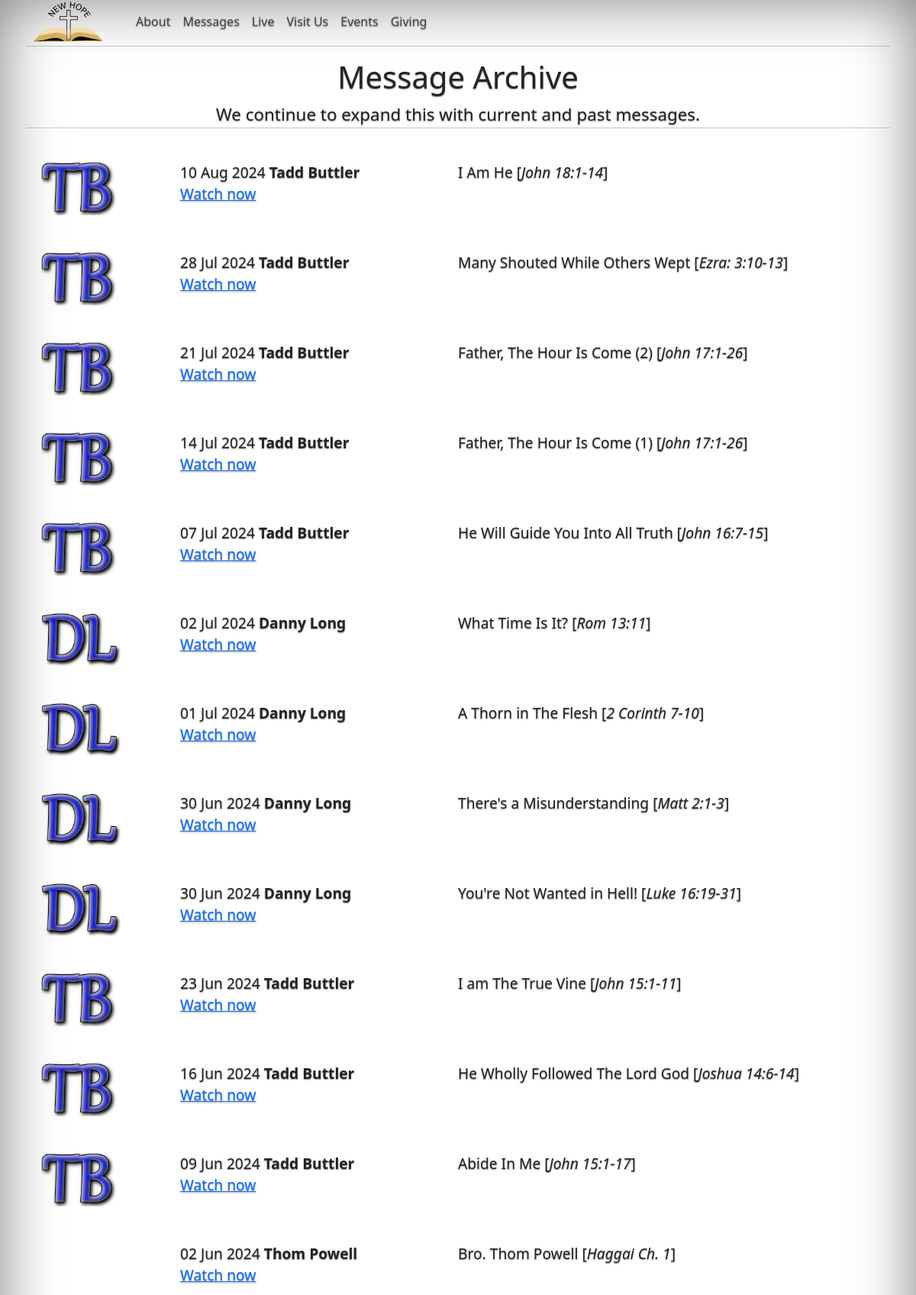
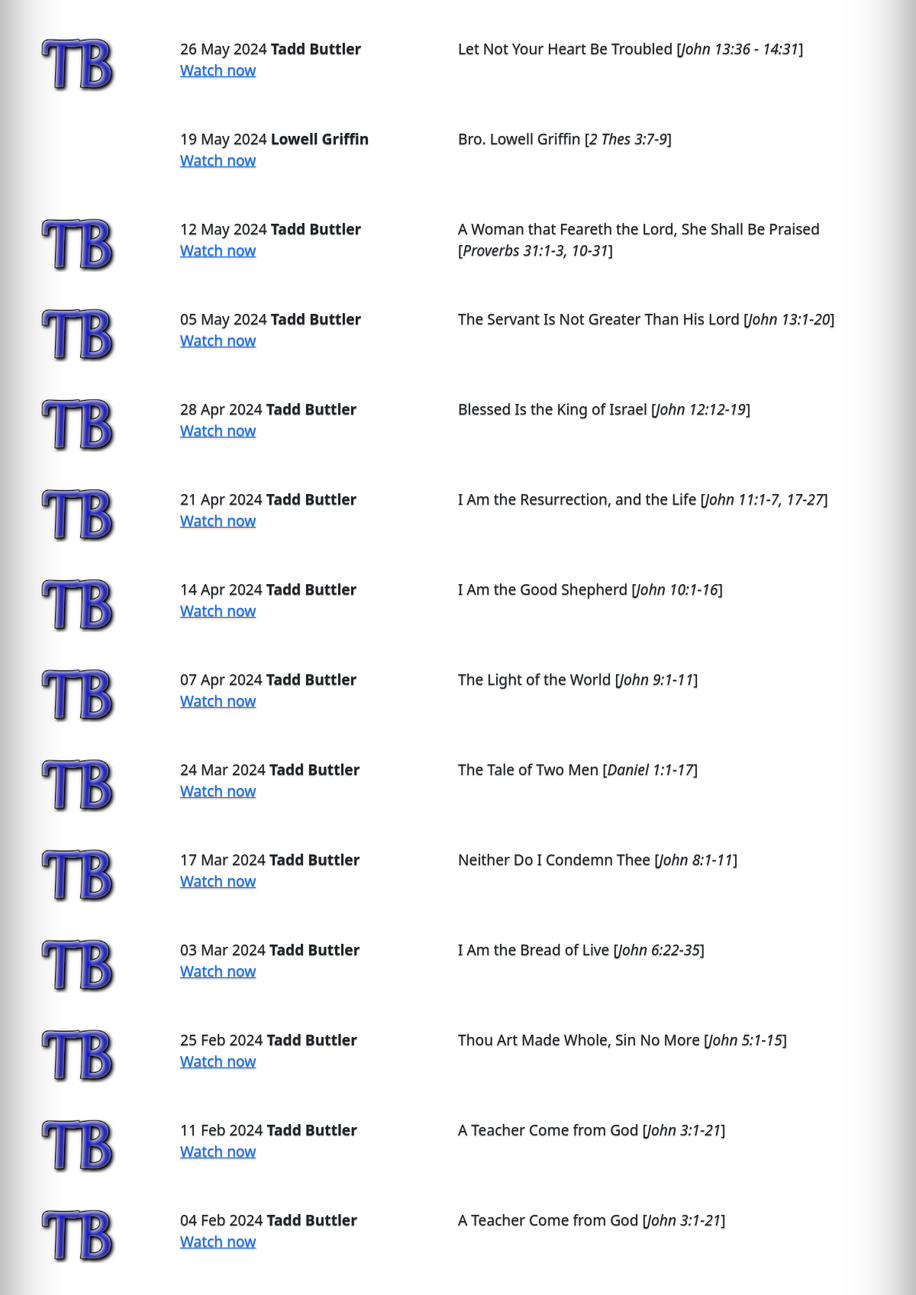
Screenshot of /message-archive (upper part) with the database file from the repository (2 pictures, top to bottom).
### app/models.py (models this page shows, shortened)
class VideoMessage(db.Model):
    id = db.Column(db.Integer, primary_key=True)
    title = db.Column(db.String(128))
    description = db.Column(db.String(256))
    timestamp = db.Column(db.DateTime, index=True, default=datetime.utcnow)
    youtube_id = db.Column(db.String(256), unique=True)
    speaker_id = db.Column(db.Integer, db.ForeignKey('speaker.id'))
    is_published = db.Column(db.Boolean)

### app/routes.py (the view)
@app.route('/message-archive', methods=['GET'])
def message_archive():
    app.logger.info('message_archive.html')
    pageModel.messages = GetMessages()
    return render_template('message_archive.html', model = pageModel)

### app/routes.py (called while the page is built)
def MapMessage(sequence: int, message: VideoMessage, image: Image) -> Message:
    result = Message(message.id)
    result.title = message.title
    result.timestamp = message.timestamp
    result.description = message.description
    result.youtube_id = message.youtube_id
    result.speaker_id = message.speaker_id
    result.speaker = f'{message.speaker.first_name} {message.speaker.last_name}'
    result.speaker_is_guest = message.speaker.is_guest
    result.speaker_icon_file_name = message.speaker.icon_file_name
    result.is_published = message.is_published
    result.sequence = sequence
    if bool(image):
        result.image_file = image.filename
        result.image_description = image.description
    return result

def GetMessages(count: int = 0, includeImages: bool = False):
    messages = []
    imageList = []
    if bool(count):
        messageList = VideoMessage.query.order_by(VideoMessage.timestamp.desc()).limit(count).all()
    else:
        messageList = VideoMessage.query.order_by(VideoMessage.timestamp.desc()).all()
    if includeImages:
        imageList = GetImages()
    index = 0
    numOfImages = len(imageList)
    app.logger.info(f'{len(messageList)} video message were retrieved to display.')
    for message in messageList:
        messages.append(MapMessage(
            index,
            message,
            None if index >= numOfImages else imageList[index])) # Add a default image?
        index = index + 1
    return messages

### app/templates/message_archive.html (shortened to what this page needs)
{% extends "base.html" %}
{% block content %}
<div class="row p-1">
    <hr>
    <div class="col-12" style="text-align: center;">
        <h1>Message Archive</h1>
        <span style="font-size: 1.4em">We continue to expand this with current and past messages.</span>
    </div>
    <hr>
</div>
{% for message in model.messages %}
<div class="row p-4 rounded" style="font-size:1.2em;">
    <div class="p-0 col-xl-2 col-md-2 col-sm-3 col-4">
        <div class="{{ message.speaker_icon_file_name }}" style="min-height:70px;"></div>
    </div>
    <div class="p-0 col-xl-4 col-md-5 col-sm-9 col-8">
        {{ message.timestamp.strftime('%d %b %Y') }} <b>{{ message.speaker }}</b><br> <a class="nh-watch-btn" data-url="https://www.youtube.com/embed/{{ message.youtube_id }}" href="#">Watch now</a>
    </div>
    <div class="p-0 col-xl-6 col-md-5 col-sm-12">
        {{message.title}} [<em style="font-weight:300;">{{ message.description }}</em>]
    </div>
</div>
{% endfor %}
{% endblock %}

### rows the page displays
VideoMessage: timestamp "10 Aug 2024", title "I Am He", description "John 18:1-14"
VideoMessage: timestamp "28 Jul 2024", title "Many Shouted While Others Wept", description "Ezra: 3:10-13"
VideoMessage: timestamp "21 Jul 2024", title "Father, The Hour Is Come (2)", description "John 17:1-26"
VideoMessage: timestamp "14 Jul 2024", title "Father, The Hour Is Come (1)", description "John 17:1-26"
VideoMessage: timestamp "07 Jul 2024", title "He Will Guide You Into All Truth", description "John 16:7-15"
VideoMessage: timestamp "02 Jul 2024", title "What Time Is It?", description "Rom 13:11"
VideoMessage: timestamp "01 Jul 2024", title "A Thorn in The Flesh", description "2 Corinth 7-10"
VideoMessage: timestamp "30 Jun 2024", title "There's a Misunderstanding", description "Matt 2:1-3"
VideoMessage: timestamp "30 Jun 2024", title "You're Not Wanted in Hell!", description "Luke 16:19-31"
VideoMessage: timestamp "23 Jun 2024", title "I am The True Vine", description "John 15:1-11"
VideoMessage: timestamp "16 Jun 2024", title "He Wholly Followed The Lord God", description "Joshua 14:6-14"
VideoMessage: timestamp "09 Jun 2024", title "Abide In Me", description "John 15:1-17"
VideoMessage: timestamp "02 Jun 2024", speaker "Thom Powell", title "Bro. Thom Powell", description "Haggai Ch. 1"
VideoMessage: timestamp "26 May 2024", title "Let Not Your Heart Be Troubled", description "John 13:36 - 14:31"
VideoMessage: timestamp "19 May 2024", speaker "Lowell Griffin", title "Bro. Lowell Griffin", description "2 Thes 3:7-9"
VideoMessage: timestamp "12 May 2024", title "A Woman that Feareth the Lord, She Shall Be Praised", description "Proverbs 31:1-3, 10-31"
VideoMessage: timestamp "05 May 2024", title "The Servant Is Not Greater Than His Lord", description "John 13:1-20"
VideoMessage: timestamp "28 Apr 2024", title "Blessed Is the King of Israel", description "John 12:12-19"
VideoMessage: timestamp "21 Apr 2024", title "I Am the Resurrection, and the Life", description "John 11:1-7, 17-27"
VideoMessage: timestamp "14 Apr 2024", title "I Am the Good Shepherd", description "John 10:1-16"
VideoMessage: timestamp "07 Apr 2024", title "The Light of the World", description "John 9:1-11"
VideoMessage: timestamp "24 Mar 2024", title "The Tale of Two Men", description "Daniel 1:1-17"
VideoMessage: timestamp "17 Mar 2024", title "Neither Do I Condemn Thee", description "John 8:1-11"
VideoMessage: timestamp "03 Mar 2024", title "I Am the Bread of Live", description "John 6:22-35"
VideoMessage: timestamp "25 Feb 2024", title "Thou Art Made Whole, Sin No More", description "John 5:1-15"
VideoMessage: timestamp "11 Feb 2024", title "A Teacher Come from God", description "John 3:1-21"
VideoMessage: timestamp "04 Feb 2024", title "A Teacher Come from God", description "John 3:1-21"

### other values shown
{{ message.speaker }} "Tadd Buttler" "Tadd Buttler" "Tadd Buttler" "Tadd Buttler" "Tadd Buttler" "Danny Long" "Danny Long" "Danny Long" "Danny Long" "Tadd Buttler" "Tadd Buttler" "Tadd Buttler" "Tadd Buttler" "Tadd Buttler" "Tadd Buttler" "Tadd Buttler" "Tadd Buttler" "Tadd Buttler" "Tadd Buttler" "Tadd Buttler" "Tadd Buttler" "Tadd Buttler" "Tadd Buttler" "Tadd Buttler" "Tadd Buttler"
